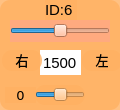
     <widget class="QWidget" name="widget_id6" native="true">
      <property name="geometry">
       <rect>
        <x>310</x>
        <y>420</y>
        <width>120</width>
        <height>110</height>
       </rect>
      </property>
      <property name="styleSheet">
       <string notr="true">background-color: rgb(255, 176, 97, 200);
border-radius:10px;</string>
      </property>
      <widget class="QLabel" name="label_ID6">
       <property name="geometry">
        <rect>
         <x>45</x>
         <y>0</y>
         <width>32</width>
         <height>20</height>
        </rect>
       </property>
       <property name="font">
        <font>
         <family>Arial</family>
         <pointsize>11</pointsize>
        </font>
       </property>
       <property name="styleSheet">
        <string notr="true">background-color: rgb(255, 255, 255， 0);
border-radius:0px;</string>
       </property>
       <property name="text">
        <string>ID:6</string>
       </property>
      </widget>
      <widget class="QSlider" name="horizontalSlider_6">
       <property name="geometry">
        <rect>
         <x>10</x>
         <y>20</y>
         <width>100</width>
         <height>22</height>
        </rect>
       </property>
       <property name="autoFillBackground">
        <bool>false</bool>
       </property>
       <property name="styleSheet">
        <string notr="true">background-color: rgb(255, 170, 127);
border-radius:0px;</string>
       </property>
       <property name="minimum">
        <number>500</number>
       </property>
       <property name="maximum">
        <number>2500</number>
       </property>
       <property name="pageStep">
        <number>1</number>
       </property>
       <property name="value">
        <number>1500</number>
       </property>
       <property name="orientation">
        <enum>Qt::Horizontal</enum>
       </property>
      </widget>
      <widget class="QLineEdit" name="lineEdit_6">
       <property name="geometry">
        <rect>
         <x>40</x>
         <y>50</y>
         <width>41</width>
         <height>25</height>
        </rect>
       </property>
       <property name="font">
        <font>
         <family>Arial</family>
         <pointsize>11</pointsize>
        </font>
       </property>
       <property name="autoFillBackground">
        <bool>false</bool>
       </property>
       <property name="styleSheet">
        <string notr="true">background-color: rgb(255, 255, 255);
border-radius:0px;</string>
       </property>
       <property name="text">
        <string>1500</string>
       </property>
       <property name="alignment">
        <set>Qt::AlignCenter</set>
       </property>
       <property name="readOnly">
        <bool>false</bool>
       </property>
      </widget>
      <widget class="QLabel" name="label_16">
       <property name="geometry">
        <rect>
         <x>82</x>
         <y>50</y>
         <width>40</width>
         <height>21</height>
        </rect>
       </property>
       <property name="font">
        <font>
         <family>黑体</family>
         <pointsize>10</pointsize>
        </font>
       </property>
       <property name="styleSheet">
        <string notr="true">background-color: rgb(255, 255, 255， 0);</string>
       </property>
       <property name="text">
        <string>&lt;html&gt;&lt;head/&gt;&lt;body&gt;&lt;p align=&quot;center&quot;&gt;左&lt;/p&gt;&lt;/body&gt;&lt;/html&gt;</string>
       </property>
      </widget>
      <widget class="QLabel" name="label_d6">
       <property name="geometry">
        <rect>
         <x>5</x>
         <y>87</y>
         <width>31</width>
         <height>16</height>
        </rect>
       </property>
       <property name="font">
        <font>
         <family>DejaVu Sans</family>
         <pointsize>10</pointsize>
        </font>
       </property>
       <property name="styleSheet">
        <string notr="true">background-color: rgb(255, 255, 255， 0);</string>
       </property>
       <property name="text">
        <string>0</string>
       </property>
       <property name="alignment">
        <set>Qt::AlignCenter</set>
       </property>
      </widget>
      <widget class="QLabel" name="label_18">
       <property name="geometry">
        <rect>
         <x>2</x>
         <y>50</y>
         <width>40</width>
         <height>21</height>
        </rect>
       </property>
       <property name="font">
        <font>
         <family>黑体</family>
         <pointsize>10</pointsize>
        </font>
       </property>
       <property name="styleSheet">
        <string notr="true">background-color: rgb(255, 255, 255， 0);</string>
       </property>
       <property name="text">
        <string>&lt;html&gt;&lt;head/&gt;&lt;body&gt;&lt;p align=&quot;center&quot;&gt;右&lt;/p&gt;&lt;/body&gt;&lt;/html&gt;</string>
       </property>
      </widget>
      <widget class="QSlider" name="horizontalSlider_16">
       <property name="geometry">
        <rect>
         <x>35</x>
         <y>85</y>
         <width>50</width>
         <height>20</height>
        </rect>
       </property>
       <property name="styleSheet">
        <string notr="true">background-color: rgb(255, 255, 255， 0);</string>
       </property>
       <property name="minimum">
        <number>-150</number>
       </property>
       <property name="maximum">
        <number>150</number>
       </property>
       <property name="pageStep">
        <number>1</number>
       </property>
       <property name="value">
        <number>0</number>
       </property>
       <property name="sliderPosition">
        <number>0</number>
       </property>
       <property name="orientation">
        <enum>Qt::Horizontal</enum>
       </property>
      </widget>
     </widget>
